Frame 1 (no input): blank canvas, image omitted
Frame 60 (the mouse pressed at the canvas centre just before this capture): blank canvas, image omitted
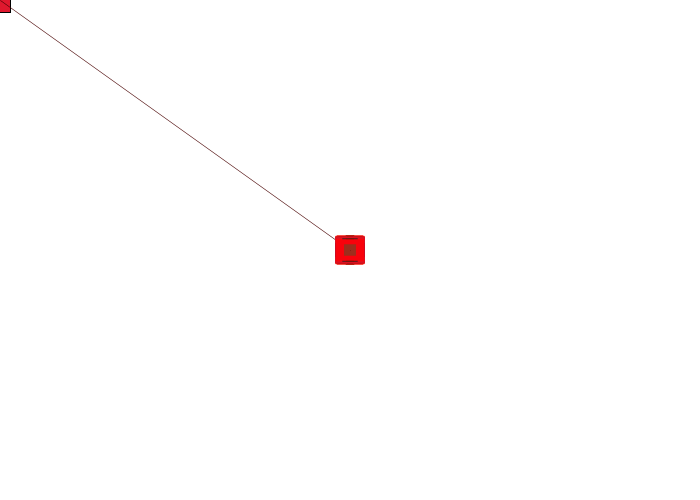
Frame 120 (the mouse held since frame 60 and released just before this capture)

The Processing sketch whose frames 1 and 60 were blank and that drew this single picture after the mouse press (run headless with seeded random() and noise(); from frame 60 on, the mouse is pressed at the canvas centre):

// Processing sketch: processing_160693
// ── processing_160693.pde

/*
File Name: Squares
 Author: Dylan Martin
 This file modifies an existing draw tool by Justin Lincoln, and 
 adds some extra features.
 */


void setup() {
  size(700, 500);
  background(255);
  smooth();
  frameRate(30);
}

void draw() {
  float l = random(6, 30);
  float w = random(6, 30);
  float rad = random(6, 30);
  if (mousePressed) {
    fill(255, 0, 0);
    rectMode(CENTER);
    rect(mouseX, mouseY, l, w);
    fill(random(0,255), random(50), random(50)); //Allows for more colors of rectangles
    rect(pmouseX, pmouseY, l, w);
    stroke(0);
    strokeWeight(random(.5, 5.5));
    strokeCap(ROUND);
    stroke(random(0,255),0,0);
    line(mouseX,mouseY,pmouseX,pmouseY);
    noStroke();
  }
}


void keyPressed() {

  if (key=='s') {
    saveImage();
  }
  if (key=='z') {
    background(255);
  }
  /* 
   Below are some new filters I added.  The 'b' key now makes the image 
   black/white, and the 'i' key inverts the colors.
   */
  if (key=='b') {
    filter(GRAY);
  }
  if (key=='i') {
    filter(INVERT);
  }
}

void saveImage() {
  String fileName = timeStamp()+".tiff";
  PImage imageSave = get(0, 0, width, height);
  imageSave.save(fileName);
}

String timeStamp() {
  String timestamp = year()+"_"+month()+"_"+day()+"_"+minute()+"_"+second()+"_"+millis();
  return timestamp;
}
